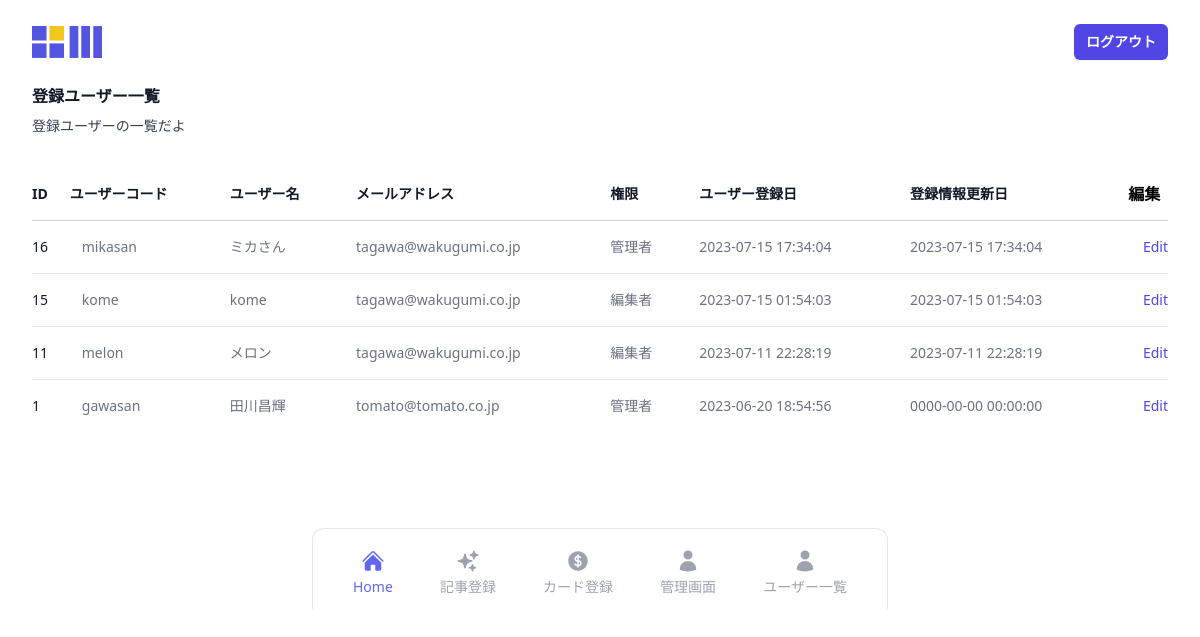
The page /user-index.php (signed in) on the database its author committed.
### tables this page shows
CREATE TABLE `dev13_user` (
  `user_id` int(12) NOT NULL,
  `user_code` varchar(64) NOT NULL,
  `user_name` varchar(255) NOT NULL,
  `user_pass` varchar(255) NOT NULL,
  `user_mail` varchar(255) NOT NULL,
  `user_flg` int(1) NOT NULL,
  `created_at` datetime NOT NULL,
  `updated_at` datetime NOT NULL,
  `deleted_at` datetime DEFAULT NULL
);

### user-index.php (the view, shortened to what this page needs)
<?php
$pdo = db_connect();
$sql = "SELECT * FROM dev13_user ORDER BY created_at DESC";
$stmt = $pdo->prepare($sql);
try {
    $status = $stmt->execute();
} catch (PDOException $e) {
    echo json_encode(["sql error" => "{$e->getMessage()}"]);
    exit();
}
$result = $stmt->fetchAll(PDO::FETCH_ASSOC);
$output = '';
foreach ($result as $record) {
    if ($record["user_flg"] == 0) {
        $user_role = '管理者';
    } else {
        $user_role = '編集者';
    }
    $output .= "
    <tr>
    <td class=\"whitespace-nowrap py-4 pl-4 pr-3 text-sm font-medium text-gray-900 sm:pl-0\">{$record["user_id"]}</td>
    <td class=\"whitespace-nowrap px-3 py-4 text-sm text-gray-500\">{$record["user_code"]}</td>
    <td class=\"whitespace-nowrap px-3 py-4 text-sm text-gray-500\">{$record["user_name"]}</td>
    <td class=\"whitespace-nowrap px-3 py-4 text-sm text-gray-500\">{$record["user_mail"]}</td>
    <td class=\"whitespace-nowrap px-3 py-4 text-sm text-gray-500\">{$user_role}</td>
    <td class=\"whitespace-nowrap px-3 py-4 text-sm text-gray-500\">{$record["created_at"]}</td>
    <td class=\"whitespace-nowrap px-3 py-4 text-sm text-gray-500\">{$record["updated_at"]}</td>
    <td class=\"relative whitespace-nowrap py-4 pl-3 pr-4 text-right text-sm font-medium sm:pr-0\">
    <a href= \"#\" class=\"text-indigo-600 hover:text-indigo-900\">Edit<span class=\"sr-only\"> Lindsay Walton</span></a>
    </td>
    </tr>
";
}
?>
<!DOCTYPE html>
<html lang="ja">
<head>
    <script src="https://cdn.tailwindcss.com"></script>
</head>
<body>
    <?php include('include/header.php'); ?>
    <div class="px-4 sm:px-6 lg:px-8">
        <div class="sm:flex sm:items-center">
            <div class="sm:flex-auto">
                <h1 class="text-base font-semibold leading-6 text-gray-900">登録ユーザー一覧</h1>
                <p class="mt-2 text-sm text-gray-700">登録ユーザーの一覧だよ</p>
            </div>
        </div>
        <div class="mt-8 flow-root">
            <div class="-mx-4 -my-2 overflow-x-auto sm:-mx-6 lg:-mx-8">
                <div class="inline-block min-w-full py-2 align-middle sm:px-6 lg:px-8">
                    <table class="min-w-full divide-y divide-gray-300">
                        <thead>
                            <tr>
                                <th scope="col" class="py-3.5 pl-4 pr-3 text-left text-sm font-semibold text-gray-900 sm:pl-0">ID</th>
                                <th scope="col" class="py-3.5 pl-4 pr-3 text-left text-sm font-semibold text-gray-900 sm:pl-0">ユーザーコード</th>
                                <th scope="col" class="px-3 py-3.5 text-left text-sm font-semibold text-gray-900">ユーザー名</th>
                                <th scope="col" class="px-3 py-3.5 text-left text-sm font-semibold text-gray-900">メールアドレス</th>
                                <th scope="col" class="px-3 py-3.5 text-left text-sm font-semibold text-gray-900">権限</th>
                                <th scope="col" class="px-3 py-3.5 text-left text-sm font-semibold text-gray-900">ユーザー登録日</th>
                                <th scope="col" class="px-3 py-3.5 text-left text-sm font-semibold text-gray-900">登録情報更新日</th>
                                <th scope="col" class="relative py-3.5 pl-3 pr-4 sm:pr-0">編集</th>
                            </tr>
                        </thead>
                        <tbody class="divide-y divide-gray-200">
                            <?= $output  ?>
                        </tbody>
                    </table>
                </div>
            </div>
        </div>
    </div>
</body>
</html>

### rows shown on the page
dev13_user: user_id "16", user_code "mikasan", user_name "ミカさん", user_mail "tagawa@wakugumi.co.jp", user_flg "管理者", created_at "2023-07-15 17:34:04", updated_at "2023-07-15 17:34:04"
dev13_user: user_id "15", user_code "kome", user_name "kome", user_mail "tagawa@wakugumi.co.jp", user_flg "編集者", created_at "2023-07-15 01:54:03", updated_at "2023-07-15 01:54:03"
dev13_user: user_id "11", user_code "melon", user_name "メロン", user_mail "tagawa@wakugumi.co.jp", user_flg "編集者", created_at "2023-07-11 22:28:19", updated_at "2023-07-11 22:28:19"
dev13_user: user_id "1", user_code "gawasan", user_name "田川昌輝", user_mail "tomato@tomato.co.jp", user_flg "管理者", created_at "2023-06-20 18:54:56", updated_at "0000-00-00 00:00:00"

### other values the page prints
$header_login_bt_name "ログアウト"
